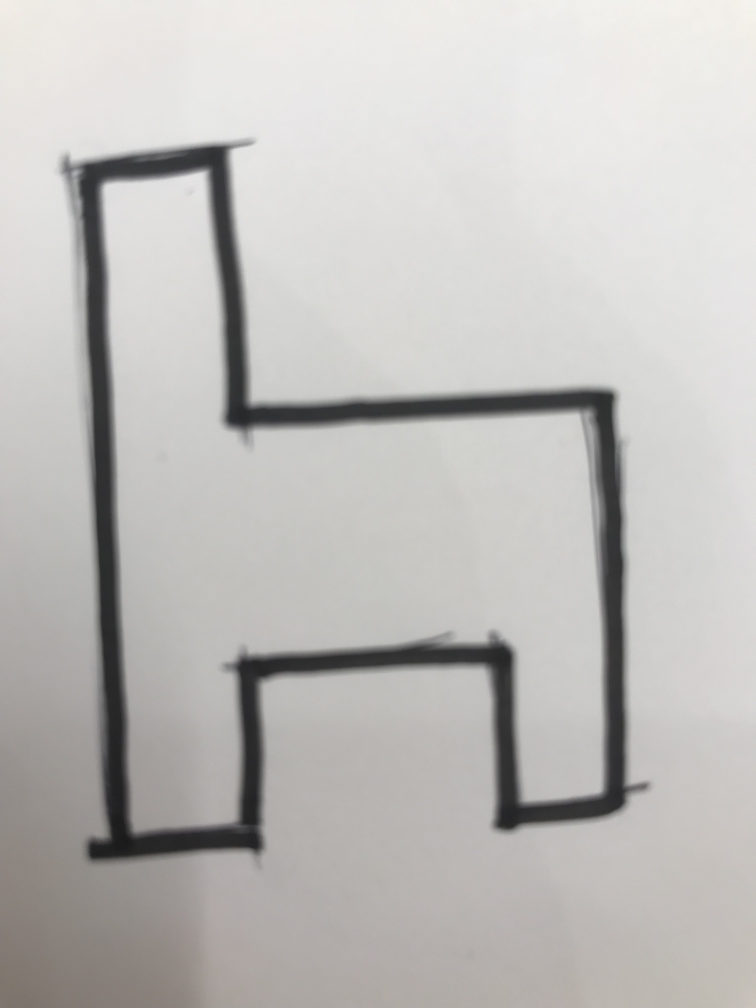
#> input picture images/chair.jpg, 3024 x 4032 px (shown at 1/4 size)
$ jupyter execute cornerExtract.ipynb
#> lines starting #> are read from the running program, lines starting #| are printed output that depends on the picture; after the words box and inside, x2 and y2 are one past the last pixel; in counts of white or black regions, pixels touching at a corner belong together
#> further down, image is the input picture: shape (4032, 3024, 3); mean B, G, R 187.2, 189.6, 191.3
[cell 1]
import cv2
import matplotlib.pyplot as plt
import numpy as np

[cell 2]
def resize(image):
    scale_percent = 10 # percent of original size
    width = int(image.shape[1] * scale_percent / 100)
#> width = 302
    height = int(image.shape[0] * scale_percent / 100)
#> height = 403
    dim = (width, height)
#> dim = (302, 403)
    resized = cv2.resize(image, dim, interpolation = cv2.INTER_AREA)
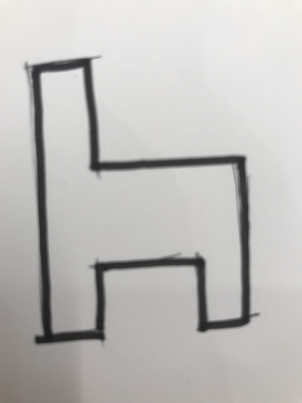
#> resized: shape (403, 302, 3); mean B, G, R 187.1, 189.6, 191.3

    return resized

def preprocess(image):
    im_gray = cv2.cvtColor(image, cv2.COLOR_BGR2GRAY)
    im_blur = cv2.medianBlur(im_gray, 5)

    return im_blur

def cornerExtract(image, im_blur, numCorners):

    #canny edge extraction
#> called with numCorners = 10
    edges = cv2.Canny(im_blur,100,200)
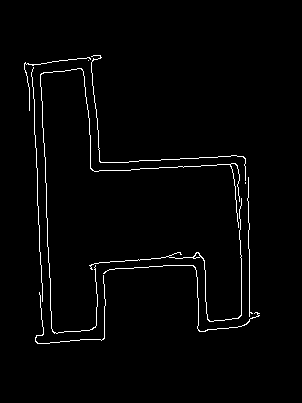
#> edges: shape (403, 302); 1.9% white in thin lines or dots, all inside (x1, y1, x2, y2) = (24, 55, 260, 344)

    #edge dilation
    kernel = np.ones((5, 5), np.uint8)
    dilated_image = cv2.dilate(edges,kernel,iterations=1)
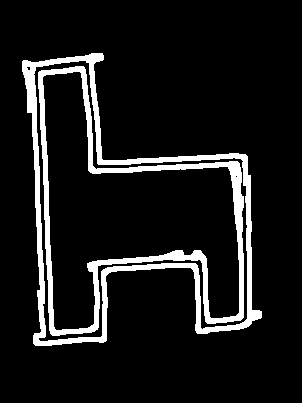
#> dilated_image: shape (403, 302); 10% white; 2 white regions, box (x1, y1, x2, y2) and area: (22, 53, 262, 346) 6384, (38, 66, 244, 336) 5812
    eroded_image = cv2.erode(dilated_image, kernel, iterations=1)
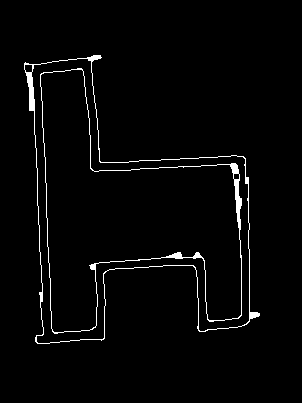
#> eroded_image: shape (403, 302); 2.4% white in thin lines or dots, all inside (x1, y1, x2, y2) = (24, 55, 260, 344)
    corners = cv2.goodFeaturesToTrack(eroded_image,numCorners,0.06,25)
#> corners = [[100, 57], [234, 179], [31, 72], [40, 293], [29, 110], [250, 319], [90, 265], [38, 337], [182, 257], [102, 337]]
    corners = np.float32(corners)

    for corner in corners:
        x,y = corner[0]
        cv2.circle(image,(x,y),7,255,-1)
#> this loop made 10 passes
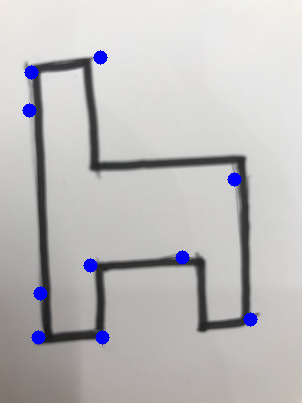
#> image: shape (403, 302, 3); 1.22% of pixels changed, all inside (x1, y1, x2, y2) = (22, 50, 258, 345)

    implot(dilated_image)
    implot(image)

    return corners

def implot(image):
    plt.imshow(image,cmap = 'gray')
    plt.show(image.any)

[cell 3]
if __name__ == '__main__':

#     imagePath, numCorners = "images/box.jpg", 4
    imagePath, numCorners = "images/chair.jpg", 10
    image = cv2.imread(imagePath)

    resized = resize(image)
    blurred = preprocess(resized)
    cornerExtract(resized, blurred, numCorners)

$ run again, with images/box.jpg copied over images/chair.jpg
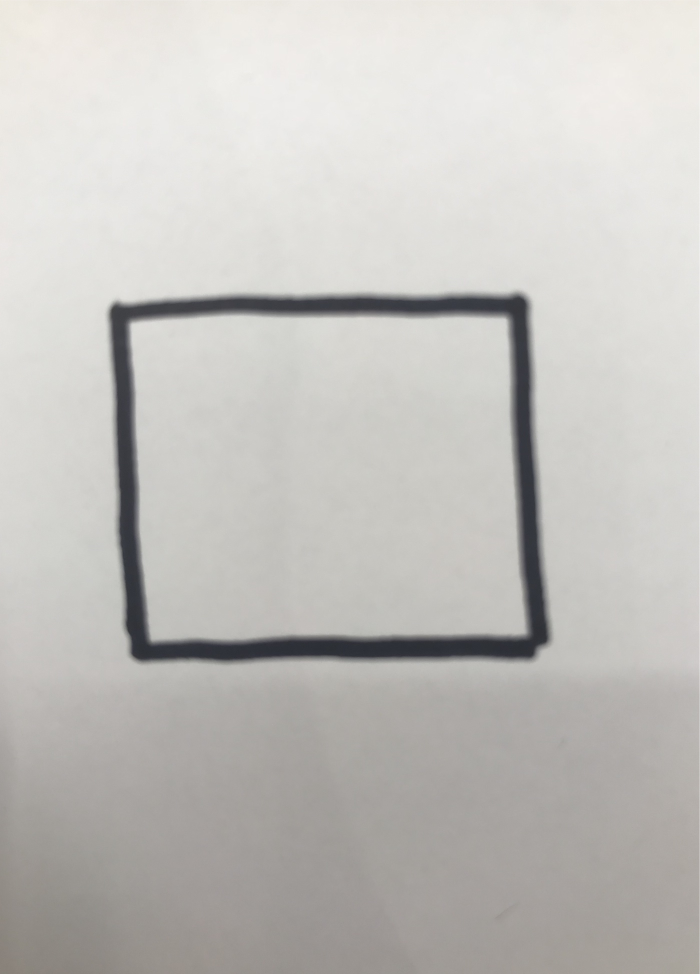
#> input picture images/box.jpg, 2799 x 3895 px (shown at 1/4 size)
#> image is the input picture: shape (3895, 2799, 3); mean B, G, R 189.9, 193.5, 195.3
#> in cornerExtract, `edges = cv2.Canny(im_blur,100,200)`:
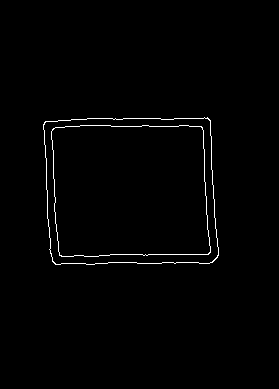
#> edges: shape (389, 279); 1.1% white in thin lines or dots, all inside (x1, y1, x2, y2) = (43, 117, 219, 265)
#> dilated_image: shape (389, 279); 5.7% white; 2 white regions, box (x1, y1, x2, y2) and area: (41, 115, 221, 267) 3251, (49, 123, 213, 259) 2918
#> corners = [[175, 263], [59, 255], [200, 128], [46, 123], [114, 119], [147, 255], [212, 262], [94, 264], [216, 237], [49, 227]]
#> the loop in cornerExtract, `for corner in corners:` made 10 passes
#> after the loop in cornerExtract, `for corner in corners:`:
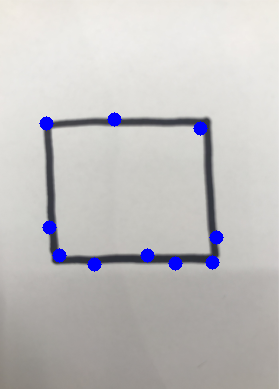
#> image: shape (389, 279, 3); mean B, G, R 191.7, 191.8, 193.6

$ run again, with images/2d.jpg copied over images/chair.jpg
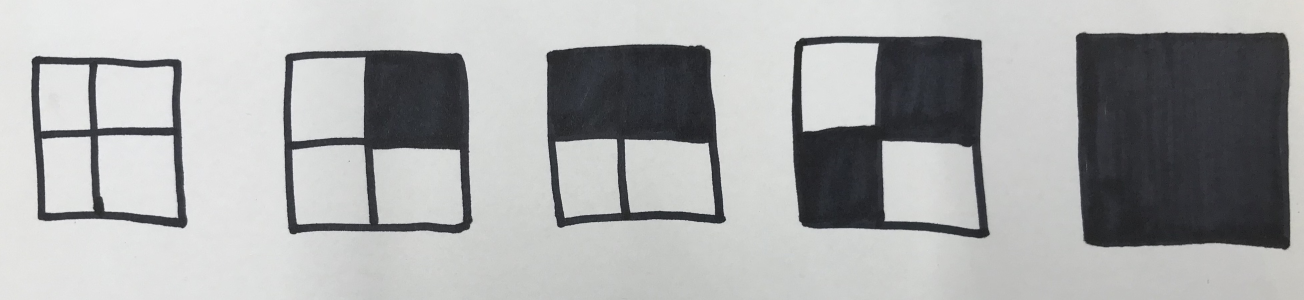
#> input picture images/2d.jpg, 3911 x 900 px (shown at 1/3 size)
#> image is the input picture: shape (900, 3911, 3); mean B, G, R 169.9, 169.7, 168.5
#> in cornerExtract, `edges = cv2.Canny(im_blur,100,200)`:
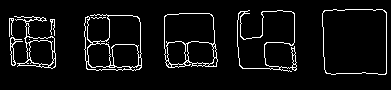
#> edges: shape (90, 391); 5.9% white in thin lines or dots, all inside (x1, y1, x2, y2) = (9, 9, 387, 75)
#> dilated_image: shape (90, 391); 25.4% white; 5 white regions, box (x1, y1, x2, y2) and area: (82, 12, 144, 73) 2097, (7, 14, 58, 71) 1937, (235, 8, 299, 74) 1898, (162, 11, 220, 70) 1684, (320, 7, 389, 77) 1314
#> eroded_image: shape (90, 391); 9.5% white; 5 white regions, box (x1, y1, x2, y2) and area: (9, 16, 56, 69) 965, (84, 14, 142, 71) 897, (237, 10, 297, 72) 602, (164, 13, 218, 68) 600, (322, 9, 387, 75) 262
#> corners = [[249, 10], [109, 44], [291, 66], [216, 66], [49, 36], [9, 18], [265, 67], [110, 16], [139, 45], [238, 39]]
#> the loop in cornerExtract, `for corner in corners:` made 10 passes
#> after the loop in cornerExtract, `for corner in corners:`:
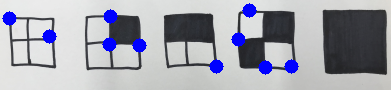
#> image: shape (90, 391, 3); mean B, G, R 173.9, 162.9, 161.8

$ run again, with images/face0.jpg copied over images/chair.jpg
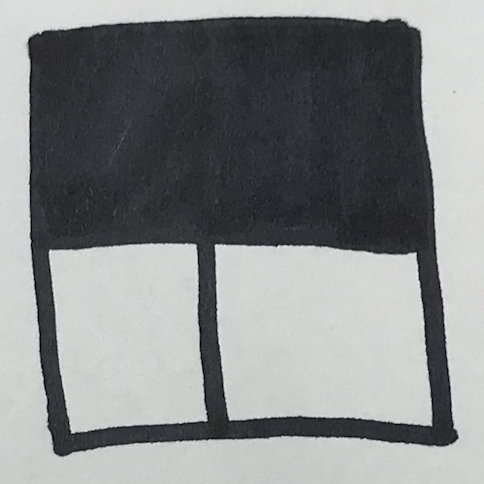
#> input picture images/face0.jpg, 484 x 484 px
#> image is the input picture: shape (484, 484, 3); mean B, G, R 136.7, 135.8, 133.2
#> in cornerExtract, `edges = cv2.Canny(im_blur,100,200)`:
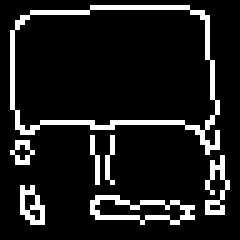
#> edges: shape (48, 48) (shown 5 times larger); 11.5% white in thin lines or dots, all inside (x1, y1, x2, y2) = (2, 1, 46, 45)
#> dilated_image: shape (48, 48); 53% white; 6 black regions (2 under 20 px), largest, box (x1, y1, x2, y2) and area: (5, 4, 40, 22) 593, (0, 27, 48, 48) 239, (24, 27, 40, 39) 148, (43, 0, 48, 34) 92
#> eroded_image: shape (48, 48); 21.9% white; 1 white region, box (x1, y1, x2, y2) and area: (0, 0, 48, 45) 504
#> corners = [[2, 30], [6, 2], [44, 42], [40, 2]]
#> the loop in cornerExtract, `for corner in corners:` made 4 passes
#> after the loop in cornerExtract, `for corner in corners:`:
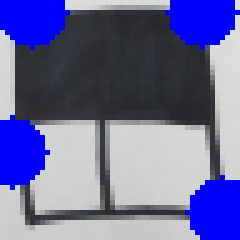
#> image: shape (48, 48, 3) (shown 5 times larger); mean B, G, R 156.1, 107, 104.9
